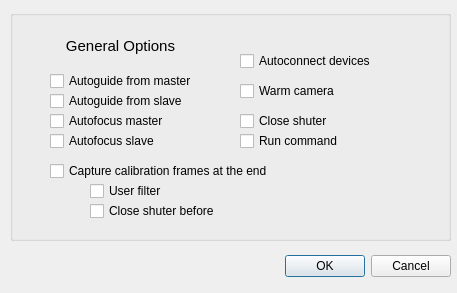
<?xml version="1.0" encoding="UTF-8"?>
<ui version="4.0">
 <class>SequenceOptions</class>
 <widget class="QDialog" name="SequenceOptions">
  <property name="geometry">
   <rect>
    <x>0</x>
    <y>0</y>
    <width>457</width>
    <height>293</height>
   </rect>
  </property>
  <property name="windowTitle">
   <string>Dialog</string>
  </property>
  <widget class="QDialogButtonBox" name="buttonBox">
   <property name="geometry">
    <rect>
     <x>110</x>
     <y>250</y>
     <width>341</width>
     <height>32</height>
    </rect>
   </property>
   <property name="orientation">
    <enum>Qt::Horizontal</enum>
   </property>
   <property name="standardButtons">
    <set>QDialogButtonBox::Cancel|QDialogButtonBox::Ok</set>
   </property>
  </widget>
  <widget class="QGroupBox" name="slaveSystem_2">
   <property name="geometry">
    <rect>
     <x>10</x>
     <y>10</y>
     <width>441</width>
     <height>231</height>
    </rect>
   </property>
   <property name="title">
    <string/>
   </property>
   <widget class="QLabel" name="label_7">
    <property name="geometry">
     <rect>
      <x>10</x>
      <y>20</y>
      <width>201</width>
      <height>31</height>
     </rect>
    </property>
    <property name="font">
     <font>
      <pointsize>11</pointsize>
     </font>
    </property>
    <property name="text">
     <string>General Options</string>
    </property>
    <property name="alignment">
     <set>Qt::AlignCenter</set>
    </property>
   </widget>
   <widget class="QCheckBox" name="autofocus_master">
    <property name="geometry">
     <rect>
      <x>40</x>
      <y>100</y>
      <width>171</width>
      <height>22</height>
     </rect>
    </property>
    <property name="text">
     <string>Autofocus master</string>
    </property>
   </widget>
   <widget class="QCheckBox" name="use_autoguiding_slave">
    <property name="geometry">
     <rect>
      <x>40</x>
      <y>80</y>
      <width>171</width>
      <height>22</height>
     </rect>
    </property>
    <property name="text">
     <string>Autoguide from slave</string>
    </property>
   </widget>
   <widget class="QCheckBox" name="autofocus_slave">
    <property name="geometry">
     <rect>
      <x>40</x>
      <y>120</y>
      <width>171</width>
      <height>22</height>
     </rect>
    </property>
    <property name="text">
     <string>Autofocus slave</string>
    </property>
   </widget>
   <widget class="QCheckBox" name="use_autoguiding_master">
    <property name="geometry">
     <rect>
      <x>40</x>
      <y>60</y>
      <width>171</width>
      <height>22</height>
     </rect>
    </property>
    <property name="text">
     <string>Autoguide from master</string>
    </property>
   </widget>
   <widget class="QCheckBox" name="autofocus_slave_2">
    <property name="geometry">
     <rect>
      <x>230</x>
      <y>40</y>
      <width>171</width>
      <height>22</height>
     </rect>
    </property>
    <property name="text">
     <string>Autoconnect devices</string>
    </property>
   </widget>
   <widget class="QCheckBox" name="autofocus_slave_3">
    <property name="geometry">
     <rect>
      <x>230</x>
      <y>70</y>
      <width>171</width>
      <height>22</height>
     </rect>
    </property>
    <property name="text">
     <string>Warm camera</string>
    </property>
   </widget>
   <widget class="QCheckBox" name="autofocus_slave_4">
    <property name="geometry">
     <rect>
      <x>230</x>
      <y>100</y>
      <width>171</width>
      <height>22</height>
     </rect>
    </property>
    <property name="text">
     <string>Close shuter</string>
    </property>
   </widget>
   <widget class="QCheckBox" name="autofocus_slave_5">
    <property name="geometry">
     <rect>
      <x>230</x>
      <y>120</y>
      <width>171</width>
      <height>22</height>
     </rect>
    </property>
    <property name="text">
     <string>Run command</string>
    </property>
   </widget>
   <widget class="QCheckBox" name="autofocus_slave_6">
    <property name="geometry">
     <rect>
      <x>40</x>
      <y>150</y>
      <width>371</width>
      <height>22</height>
     </rect>
    </property>
    <property name="text">
     <string>Capture calibration frames at the end</string>
    </property>
   </widget>
   <widget class="QCheckBox" name="autofocus_slave_7">
    <property name="geometry">
     <rect>
      <x>80</x>
      <y>170</y>
      <width>371</width>
      <height>22</height>
     </rect>
    </property>
    <property name="text">
     <string>User filter</string>
    </property>
   </widget>
   <widget class="QCheckBox" name="autofocus_slave_8">
    <property name="geometry">
     <rect>
      <x>80</x>
      <y>190</y>
      <width>371</width>
      <height>22</height>
     </rect>
    </property>
    <property name="text">
     <string>Close shuter before </string>
    </property>
   </widget>
  </widget>
 </widget>
 <resources/>
 <connections>
  <connection>
   <sender>buttonBox</sender>
   <signal>accepted()</signal>
   <receiver>SequenceOptions</receiver>
   <slot>accept()</slot>
   <hints>
    <hint type="sourcelabel">
     <x>248</x>
     <y>254</y>
    </hint>
    <hint type="destinationlabel">
     <x>157</x>
     <y>274</y>
    </hint>
   </hints>
  </connection>
  <connection>
   <sender>buttonBox</sender>
   <signal>rejected()</signal>
   <receiver>SequenceOptions</receiver>
   <slot>reject()</slot>
   <hints>
    <hint type="sourcelabel">
     <x>316</x>
     <y>260</y>
    </hint>
    <hint type="destinationlabel">
     <x>286</x>
     <y>274</y>
    </hint>
   </hints>
  </connection>
 </connections>
</ui>
